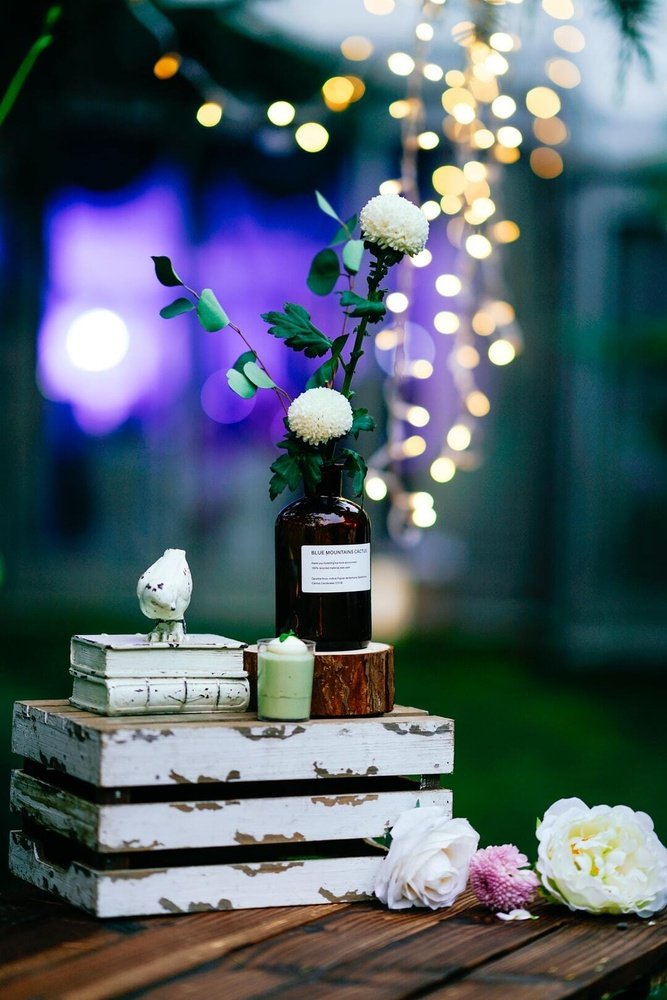
#> input picture images/lights.jpg, 667 x 1000 px, shrunk from 1080 x 1619 before the run
$ python color_mosaic_interpol.py
#> lines starting #> are read from the running program, lines starting #| are printed output that depends on the picture; long printed decimals are rounded
import cv2
import numpy as np
import matplotlib.pyplot as plt

def createColorMosaic(inputfile, bayerFile):
#> called with inputfile = '../images/lights.jpg', bayerFile = '../images/bayer.png'
    img=cv2.imread(inputfile, 1)
#> img is the input picture: shape (1000, 667, 3); mean B, G, R 104.3, 94.3, 81.5
    #img.shape -> check the dimensions of the array
    #img[i] -> represents the ith row of an image
    #img[i][j] -> represents the RGB values at ith row and jth column
    #         -> returns [R G B] array

    # img[3][4][0] = 4
    # print(img[3][4])

    height, width, channels = img.shape
    print(img.shape)
#| (1000, 667, 3)

    #pixels are in GBR (reverse RGB) order
    #creating the bayer's pattern color mosaic
    for i in range(0, height-1, 2):
        for j in range(0, width-1, 2):
            #red pixel
            img[i][j][0] = 0
            img[i][j][1] = 0
            #green pixel
            img[i][j+1][0] = 0
            img[i][j+1][2] = 0
            #green pixel
            img[i+1][j][0] = 0
            img[i+1][j][2] = 0
            #blue pixel
            img[i+1][j+1][1] = 0
            img[i+1][j+1][2] = 0

    #creating bayer's pattern for the LAST extra column (if there's an odd number of columns)
    if width%2 != 0:
        for i in range(0, height-1, 2):
            #red pixel (for the last column)
            img[i][width-1][0] = 0
            img[i][width-1][1] = 0
            #green pixel (for the last column)
            img[i+1][width-1][0] = 0
            img[i+1][width-1][2] = 0
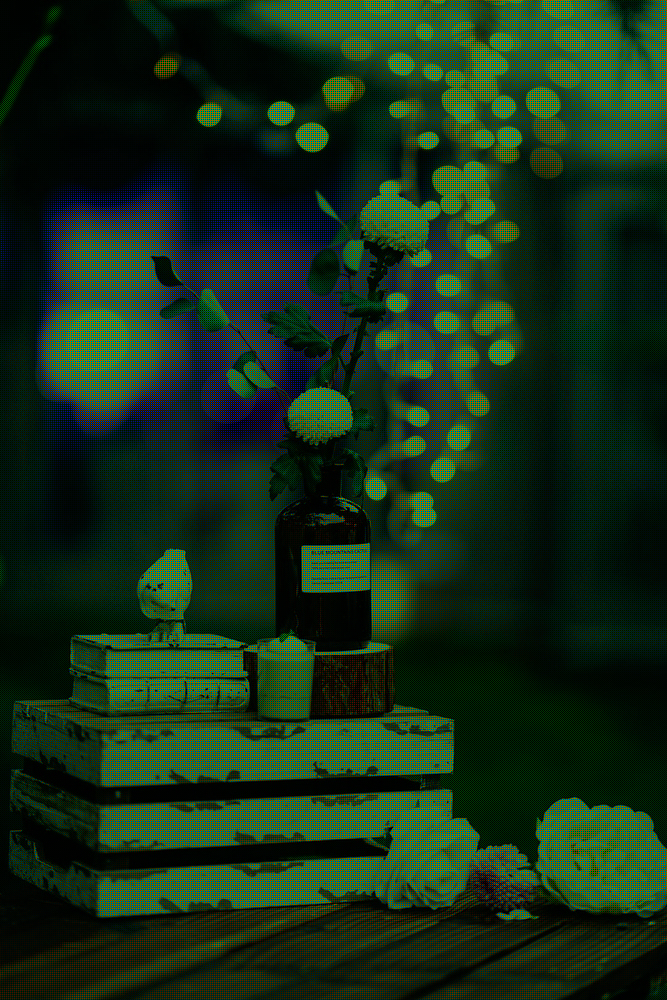
#> img: shape (1000, 667, 3); mean B, G, R 26, 47.1, 20.4

    #creating bayer's pattern for the LAST extra row (if there's an odd number of is)
    if height%2 != 0:
        for i in range(0, width-1, 2):
            #red pixel (for the last row)
            img[height-1][i][0] = 0
            img[height-1][i][1] = 0
            #green pixel (for the last row)
            img[height-1][i+1][0] = 0
            img[height-1][i+1][2] = 0

    #cv2.imshow("image",img)
    #cv2.waitKey(0)

    cv2.imwrite(bayerFile, img)
#using edge-directed interpolation and nearest neighbor replication
def colorDemosaic(bayerFile):
#> called with bayerFile = '../images/bayer.png'
    img=cv2.imread(bayerFile, 1)
    #img.shape -> check the dimensions of the array
    #img[i] -> represents the ith row of an image
    #img[i][j] -> represents the RGB values at ith row and jth column
    #         -> returns [R G B] array

    # img[3][4][0] = 4
    # print(img[3][4])

    height, width, channels = img.shape
    print(img.shape)
#| (1000, 667, 3)

    #finalImage = np.zeros()

    rows = height
    columns = width

    if height%6 != 0:
        rows = (height//6)*6
    if width%6 !=0:
        columns = (width//6)*6

    #generating green pixels from red pixels using adaptive edge-directional interpolation
    for i in range(0, rows, 2):
        for j in range(0, columns, 2):
            #if there isn't pixel info on the next right or bottom edge, mirror
            if j+4 == rows-1 and i+2<rows:
                img[i+2][j][1] = img[i+2][j-1][1] #pixel from the left column

            elif i+4 == columns-1 and j+2 < columns:
                img[i][j+2][1] = img[i-1][j+2][1] #pixel from the previous row

            #pixel has information from all four edges
            if j+4 < width and i+4 < height:
                horizontal_grad = abs(int(img[i+2][j][2]) - (2*int(img[i+2][j+2][2])) + int(img[i+2][j+4][2])) + abs(int(img[i+2][j+3][1]) - int(img[i+2][j+1][1]))
                vertical_grad = abs(int(img[i][j+2][2]) - (2*int(img[i+2][j+2][2])) + int(img[i+4][j+2][2])) + abs(int(img[i+3][j+2][1]) - int(img[i+1][j+2][1]))

                if horizontal_grad < vertical_grad:
                    img[i+2][j+2][1] = ((int(img[i+2][j+1][1])+int(img[i+2][j+3][1]))/2) - ((int(img[i+2][j][2]) - (2*int(img[i+2][j+2][2])) + int(img[i+2][j+4][2]))/2)
                elif horizontal_grad > vertical_grad:
                    img[i+2][j+2][1] = ((int(img[i+1][j+2][1])+int(img[i+3][j+2][1]))/2) - ((int(img[i][j+2][2]) - (2*int(img[i+2][j+2][2])) + int(img[i+4][j+2][2]))/2)
                else:
                    img[i+2][j+2][1] = ((int(img[i+2][j+1][1])+int(img[i+2][j+3][1])+int(img[i+1][j+2][1])+int(img[i+3][j+2][1]))/4) - ((int(img[i][j+2][2])+int(img[i+2][j][2]) - (4*int(img[i+2][j+2][2])) +int(img[i+2][j+4][2])+int(img[i+4][j+2][2]))/4)

                # #filling in any missing green pixel values, with the average of other green pixels
                # if img[i+2][j+2][1] == 0:
                #     img[i+2][j+2][1] = (int(img[i+2][j+1][1]) + int(img[i+2][j+3][1]) + int(img[i+1][j+2][1]) + int(img[i+3][j+2][1]))/4

    #generating green pixels from blue pixels using adaptive edge-directional interpolation
    for i in range(1, rows+1, 2):
        for j in range(1, columns+1, 2):
            #if there isn't pixel info on the next right or bottom edge, mirror
            if j+4 == columns and i+2 < rows+1:
                img[i+2][j][1] = img[i+2][j-1][1] #pixel from the left column
                img[i+1][j+1][1] = img[i+1][j][1]

            elif i+4 == columns and j+2 < columns+1:
                img[i][j+2][1] = img[i-1][j+2][1] #pixel from the previous row
                img[i][j][1] = img[i-1][j][1]

            #pixel has information from all four edges
            if j+4 < width and i+4 < height:
                horizontal_grad = abs(int(img[i+2][j][0]) - (2*int(img[i+2][j+2][0])) + int(img[i+2][j+4][0])) + abs(int(img[i+2][j+3][1]) - int(img[i+2][j+1][1]))
                vertical_grad = abs(int(img[i][j+2][0]) - (2*int(img[i+2][j+2][0])) + int(img[i+4][j+2][0])) + abs(int(img[i+3][j+2][1]) - int(img[i+1][j+2][1]))

                if horizontal_grad < vertical_grad:
                    img[i+2][j+2][1] = ((int(img[i+2][j+1][1])+int(img[i+2][j+3][1]))/2) - ((int(img[i+2][j][0]) - (2*int(img[i+2][j+2][0])) + int(img[i+2][j+4][0]))/2)
                elif horizontal_grad > vertical_grad:
                    img[i+2][j+2][1] = ((int(img[i+1][j+2][1])+int(img[i+3][j+2][1]))/2) - ((int(img[i][j+2][0]) - (2*int(img[i+2][j+2][0])) + int(img[i+4][j+2][0]))/2)
                else:
                    img[i+2][j+2][1] = ((int(img[i+2][j+1][1])+int(img[i+2][j+3][1])+int(img[i+1][j+2][1])+int(img[i+3][j+2][1]))/4) - ((int(img[i][j+2][0])+int(img[i+2][j][0]) - (4*int(img[i+2][j+2][0])) +int(img[i+2][j+4][0])+int(img[i+4][j+2][0]))/4)

    #mirror the green pixels for the first 2 rows and 2 columns at the beginning - nearest neighbor replication
    #for the 2 rows
    for i in range(0, 2, 2):
        for j in range(0, columns, 2):
            img[i][j][1] = img[i][j+1][1]
            img[i+1][j+1][1] = img[i+1][j][1]

    #for the 2 columns
    for i in range(2, rows, 2):
        for j in range(0, 2, 2):
            img[i][j][1] = img[i][j+1][1]
            img[i+1][j+1][1] = img[i+1][j][1]

    #mirror the edges (green pixels) at the end of the picture (the last rows and columns)- nearest neighbor replication
    #extra rows
    if height%6 !=0:
        row_toggle = 0
        for i in range(rows, height):
            for j in range(0, width, 2):
                if j+1 < width-1:
                    if row_toggle == 0:
                        img[i][j][1] = img[i][j-1][1]
                    if row_toggle == 1:
                        img[i][j+1][1] = img[i][j][1]
            if row_toggle == 0:
                row_toggle = 1
            else:
                row_toggle = 0

    # #extra columns
    if width%6 !=0:
        col_toggle = 0
        for j in range(columns, width):
            for i in range(0, rows, 2):
                if i+1 < height-1:
                    if col_toggle == 0:
                        img[i][j][1] = img[i][j-1][1]
                    if col_toggle == 1:
                        img[i+1][j][1] = img[i+1][j-1][1]
            if col_toggle == 0:
                col_toggle = 1
            else:
                col_toggle = 0
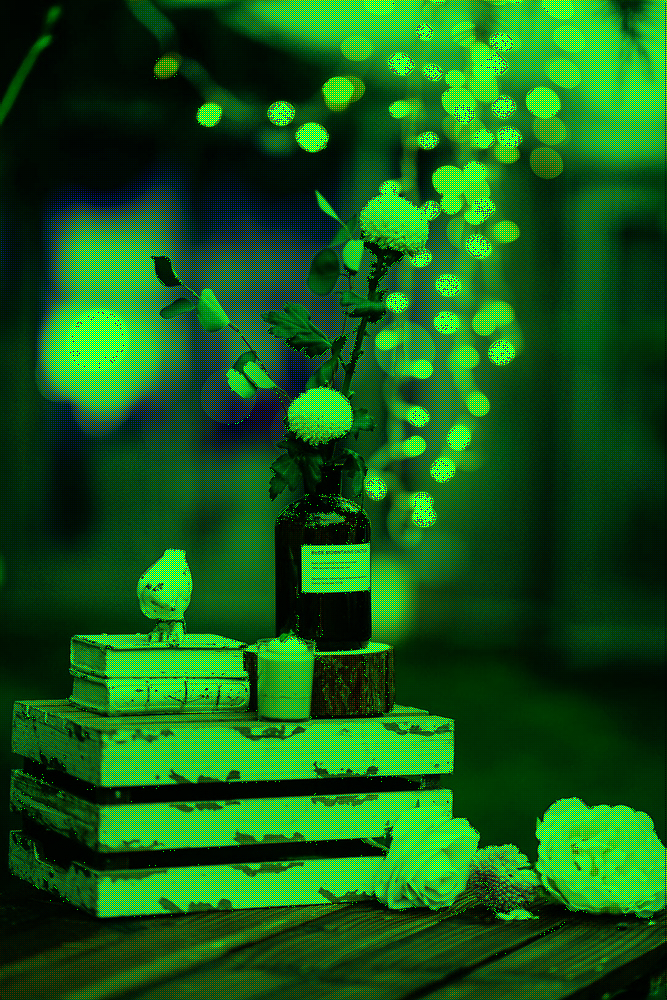
#> img: shape (1000, 667, 3); mean B, G, R 26, 93.8, 20.4

    #generating red pixels
    rows = height
    columns = width
    #for 4 by 4 window -> using 3x3 window to calculate the interpolate the red pixels
    if height%4 != 0:
        rows = (height//4)*4
    if width%4 != 0:
        columns = (width//4)*4
    #generating red pixels using adaptive edge-directional interpolation
    for i in range(0, rows, 2):
        for j in range(0, columns, 2):
            if i+1 == height-1 and j+1 == width-1:
                img[i][j+1][2] = img[i][j][2]
                img[i+1][j][2] = img[i][j][2]
                img[i+1][j+1][2] = img[i][j+1][2]
                break
            elif i+1 == height-1 and j+1 < width:
                img[i+1][j][2] = img[i][j][2]
                img[i+1][j+1][2] = img[i][j+1][2]
                img[i+1][j+2][2] = img[i][j+2][2]
                break
            elif j+1 == width-1 and i+1 < height:
                img[i][j+1][2] = img[i][j][2]
                img[i+1][j+1][2] = img[i+1][j][2]
                img[i+2][j+1][2] = img[i+2][j][2]
                break

            if i+2 < rows-1 and j+2 < columns-1:
                img[i][j+1][2] = ((int(img[i][j][2])+int(img[i][j+2][2]))/2) - ((int(img[i][j][1]) - (2*int(img[i][j+1][1])) + int(img[i][j+2][1]))/2)
                img[i+1][j][2] = ((int(img[i][j][2])+int(img[i+2][j][2]))/2) - ((int(img[i][j][1]) - (2*int(img[i+1][j][1])) + int(img[i+2][j][1]))/2)
                img[i+1][j+2][2] = ((int(img[i][j+2][2])+int(img[i+2][j+2][2]))/2) - ((int(img[i][j+2][1]) - (2*int(img[i+1][j+2][1])) + int(img[i+2][j+2][1]))/2)
                img[i+2][j+1][2] = ((int(img[i+2][j][2])+int(img[i+2][j+2][2]))/2) - ((int(img[i+2][j][1]) - (2*int(img[i+2][j+1][1])) + int(img[i+2][j+2][1]))/2)

                horizontal_red = abs(int(img[i][j+2][1]) - (2*int(img[i+1][j+1][1])) + int(img[i+2][j][1])) + abs(int(img[i+2][j][2]) - int(img[i][j+2][2]))
                vertical_red = abs((int(img[i][j][1]) - (2*int(img[i+1][j+1][1])) + int(img[i+2][j+2][1]))) + abs(int(img[i+2][j+2][2]) - int(img[i][j][2]))

                if horizontal_red < vertical_red:
                    img[i+1][j+1][2] =  ((int(img[i][j+2][2])+int(img[i+2][j][2]))/2) - ((int(img[i][j+2][1]) - (2*int(img[i+1][j+1][1])) + int(img[i+2][j][1]))/2)

                elif horizontal_red > vertical_red:
                    img[i+1][j+1][2] =  ((int(img[i][j][2])+int(img[i+2][j+2][2]))/2) - ((int(img[i][j][1]) - (2*int(img[i+1][j+1][1])) + int(img[i+2][j+2][1]))/2)

                else:
                    img[i+1][j+1][2] =  ((int(img[i][j][2])+int(img[i][j+2][2]) + int(img[i+2][j][2]) + int(img[i+2][j+2][2]))/4) - ((int(img[i][j][1]) + int(img[i][j+2][1]) - (4*int(img[i+1][j+1][1])) + int(img[i+2][j][1]) + int(img[i+2][j+2][1]))/4)

    #mirror the edges (red pixels) at the end of the picture (the last rows and columns)- nearest neighbor replication
    #extra rows
    if height%4 !=0:
        row_toggle = 0
        for i in range(rows, height):
            for j in range(0, width, 2):
                if j+1 < width-1:
                    if row_toggle == 0:
                        img[i][j+1][2] = img[i-1][j+1][2]
                    if row_toggle == 1:
                        img[i][j][2] = img[i-1][j][2]
                        img[i][j+1][2] = img[i-1][j+1][2]
            if row_toggle == 0:
                row_toggle = 1
            else:
                row_toggle = 0

    # #extra columns
    if width%4 !=0:
        col_toggle = 0
        for j in range(columns, width):
            for i in range(0, rows, 2):
                if i+1 < height-1:
                    if col_toggle == 0:
                        img[i+1][j][2] = img[i+1][j-1][2]
                    if col_toggle == 1:
                        img[i][j][2] = img[i][j-1][2]
                        img[i+1][j][2] = img[i+1][j-1][2]
            if col_toggle == 0:
                col_toggle = 1
            else:
                col_toggle = 0


    rows = height
    columns = width
    #for 4 by 4 window -> using 3x3 window to calculate the interpolate the blue pixels
    if height%4 != 0:
        rows = (height//4)*4
    if width%4 != 0:
        columns = (width//4)*4
    #generating blue pixels using adaptive edge-directional interpolation
    for i in range(1, rows+1, 2):
        for j in range(1, columns+1, 2):
            if i+1 == height-1 and j+1 == width-1:
                img[i][j+1][0] = img[i][j][0]
                img[i+1][j][0] = img[i][j][0]
                img[i+1][j+1][0] = img[i][j+1][0]
                break
            elif i+1 == height-1 and j+1 < width:
                img[i+1][j][0] = img[i][j][0]
                img[i+1][j][0] = img[i][j][0]
                img[i+1][j+1][0] = img[i][j+1][0]
                break
            elif j+1 == width-1 and i+1 < height:
                img[i][j+1][0] = img[i][j][0]
                img[i+1][j][0] = img[i+1][j-1][0]
                img[i+1][j+1][0] = img[i+1][j][0]
                break

            if i+2 < rows and j+2 < columns:
                img[i][j+1][0] = ((int(img[i][j][0])+int(img[i][j+2][0]))/2) - ((int(img[i][j][1]) - (2*int(img[i][j+1][1])) + int(img[i][j+2][1]))/2)
                img[i+1][j][0] = ((int(img[i][j][0])+int(img[i+2][j][0]))/2) - ((int(img[i][j][1]) - (2*int(img[i+1][j][1])) + int(img[i+2][j][1]))/2)
                img[i+1][j+2][0] = ((int(img[i][j+2][0])+int(img[i+2][j+2][0]))/2) - ((int(img[i][j+2][1]) - (2*int(img[i+1][j+2][1])) + int(img[i+2][j+2][1]))/2)
                img[i+2][j+1][0] = ((int(img[i+2][j][0])+int(img[i+2][j+2][0]))/2) - ((int(img[i+2][j][1]) - (2*int(img[i+2][j+1][1])) + int(img[i+2][j+2][1]))/2)

                horizontal_red = abs(int(img[i][j+2][1]) - (2*int(img[i+1][j+1][1])) + int(img[i+2][j][1])) + abs(int(img[i+2][j][0]) - int(img[i][j+2][0]))
                vertical_red = abs((int(img[i][j][1]) - (2*int(img[i+1][j+1][1])) + int(img[i+2][j+2][1]))) + abs(int(img[i+2][j+2][0]) - int(img[i][j][0]))

                if horizontal_red < vertical_red:
                    img[i+1][j+1][0] =  ((int(img[i][j+2][0])+int(img[i+2][j][0]))/2) - ((int(img[i][j+2][1]) - (2*int(img[i+1][j+1][1])) + int(img[i+2][j][1]))/2)

                elif horizontal_red > vertical_red:
                    img[i+1][j+1][0] =  ((int(img[i][j][0])+int(img[i+2][j+2][0]))/2) - ((int(img[i][j][1]) - (2*int(img[i+1][j+1][1])) + int(img[i+2][j+2][1]))/2)

                else:
                    img[i+1][j+1][0] =  ((int(img[i][j][0])+int(img[i][j+2][0]) + int(img[i+2][j][0]) + int(img[i+2][j+2][0]))/4) - ((int(img[i][j][1]) + int(img[i][j+2][1]) - (4*int(img[i+1][j+1][1])) + int(img[i+2][j][1]) + int(img[i+2][j+2][1]))/4)


    #mirror the edges (blue pixels) at the end of the picture (the last rows and columns)- nearest neighbor replication
    #extra rows
    if height%4 !=0:
        row_toggle = 0
        for i in range(rows+1, height):
            for j in range(0, width, 2):
                if j+1 < width-1:
                    if row_toggle == 0:
                        img[i][j][0] = img[i-1][j][0]
                    if row_toggle == 1:
                        img[i][j][0] = img[i-1][j][0]
                        img[i][j+1][0] = img[i-1][j+1][0]
            if row_toggle == 0:
                row_toggle = 1
            else:
                row_toggle = 0

    #extra columns
    if width%4 !=0:
        col_toggle = 0
        for j in range(columns+1, width):
            for i in range(0, rows+1, 2):
                if i+1 < height-1:
                    if col_toggle == 0:
                        img[i][j][0] = img[i][j-1][0]
                    if col_toggle == 1:
                        img[i][j][0] = img[i][j-1][0]
                        img[i+1][j][0] = img[i+1][j-1][0]
            if col_toggle == 0:
                col_toggle = 1
            else:
                col_toggle = 0

    #fill in blue pixels for first row - nearest neighbor replication
    img[1][0][0] = img[1][1][0]
    for j in range(0, width, 2):
        img[0][j][0] = img[1][j][0]
        if j+1 < width-1:
            img[0][j+1][0] = img[1][j+1][0]
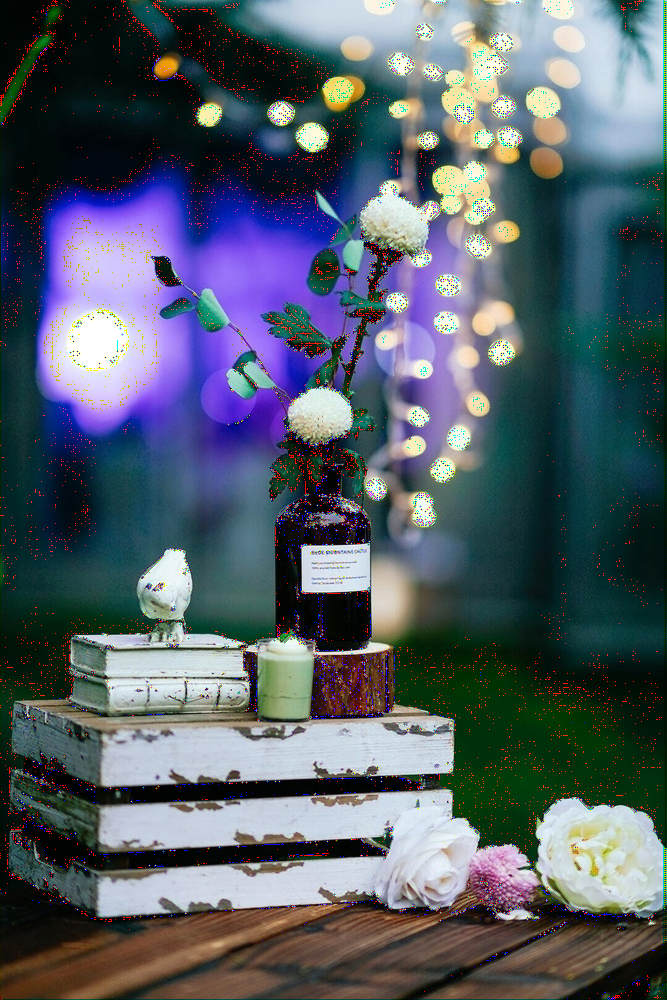
#> img: shape (1000, 667, 3); mean B, G, R 103.9, 93.8, 83
    #fill in blue pixels for first column - nearest neighbor replication
    for i in range(2, height, 2):
        img[i][0][0] = img[i][1][0]
        if i+1 < height:
            img[i+1][0][0] = img[i+1][1][0]

    return img

#calculating the mean square error
def MSE(orig_img,interpol_img):
#> called with orig_img = '../images/lights.jpg', interpol_img = '../images/interpolated.png'
    orig_matrix = cv2.imread(orig_img)
    interpol_matrix = cv2.imread(interpol_img)

    squared_matrix = np.square(np.subtract(orig_matrix,interpol_matrix))
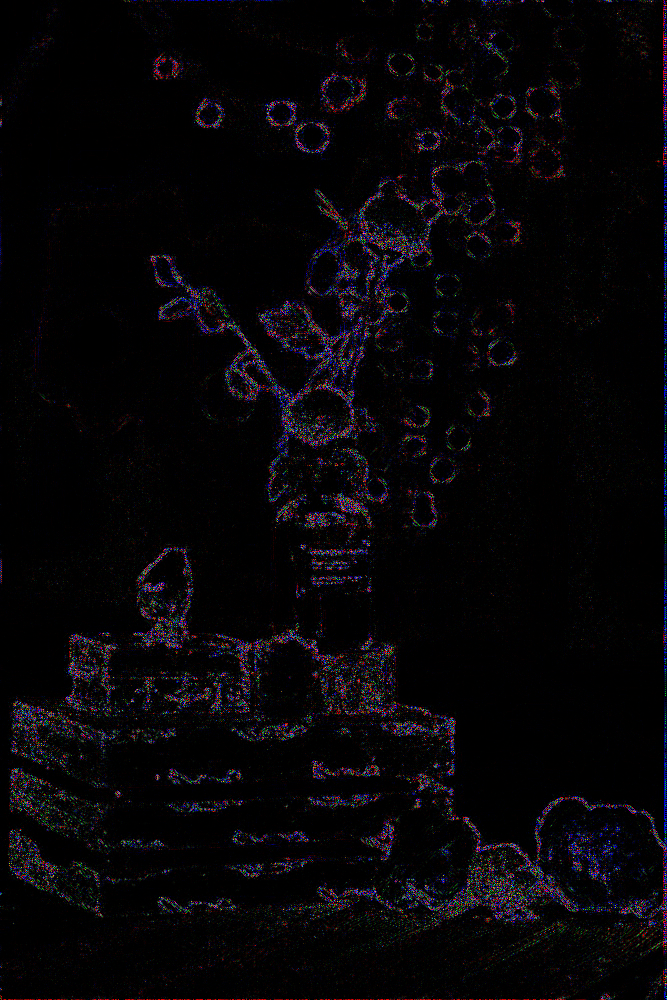
#> squared_matrix: shape (1000, 667, 3); mean B, G, R 7.7, 5.3, 7.1
    average = squared_matrix.mean()
#> average = 6.71

    return average

if __name__ == "__main__":
    inputFile = '../images/lights.jpg'
    #KEEP as png file for the jor mosaic to be generated properly

    # inputFile = '../images/lights.jpg'
    bayerFile = '../images/bayer.png'
    outputFile = '../images/interpolated.png'

    #creating color mosaic
    createColorMosaic(inputFile, bayerFile)
    print("Color mosaic of the image has been created")

    #interpolating the color mosaic
    image1 = colorDemosaic(bayerFile)
    #writing the image array to file
    cv2.imwrite(outputFile, image1)
    #calculating the MSE
    MSE = MSE(inputFile,outputFile)
#> MSE = 6.71
    print(MSE)
#| 6.705
